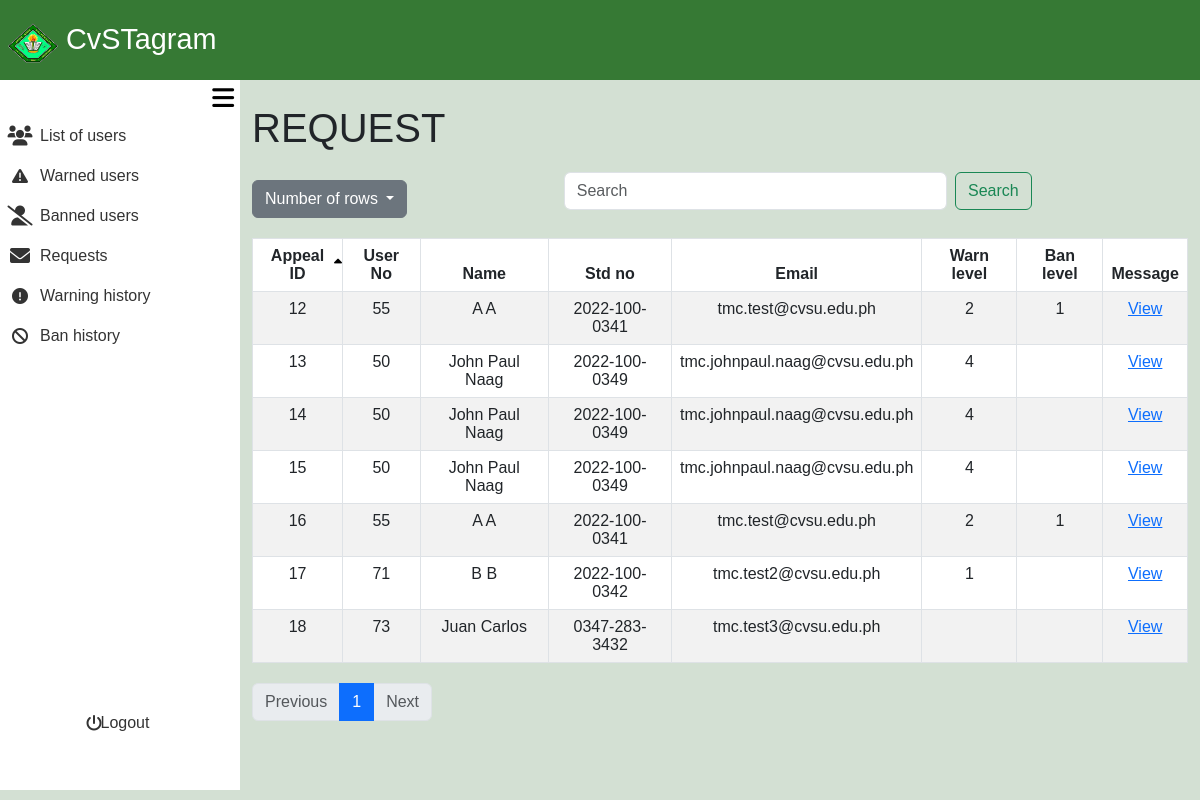
The page /admin_area/request.php on the database as committed earlier.
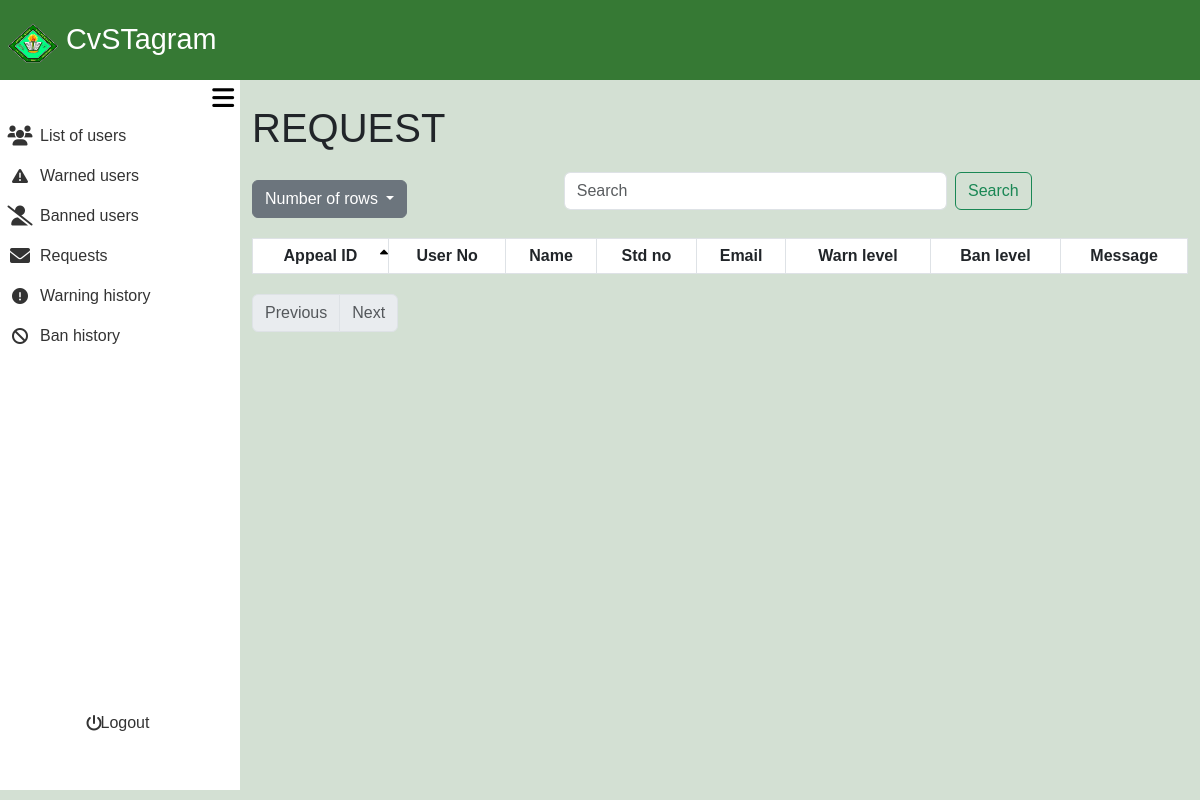
The same page on the database as committed later.
### tables this page shows
CREATE TABLE `appeal` (
  `appeal_id` int(11) NOT NULL,
  `user_no` int(11) NOT NULL,
  `fname` varchar(255) NOT NULL,
  `lname` varchar(255) NOT NULL,
  `email` varchar(255) NOT NULL,
  `student_no` varchar(13) NOT NULL,
  `appeal_no` int(11) NOT NULL,
  `appeal_message` text DEFAULT NULL,
  `user_ban_no` int(11) DEFAULT NULL,
  `user_warning_no` int(11) DEFAULT NULL,
  `timeStamp` timestamp NOT NULL DEFAULT current_timestamp()
);

### admin_area/request.php (the view, shortened to what the rows shown need)
<?php
require_once '../include/connect.php';
require_once '../include/bootsrap.php';
?>
<!DOCTYPE html>
<html lang="en">
<head>
    <link rel="stylesheet" href="admin_dashbaord.css?v=<?php echo time(); ?>">
</head>
<body>
<div class="container-fluid screen">
        <div class="container-fluid content">
        <?php
$search = isset($_GET['search']) ? trim($_GET['search']) : '';
$sort_column = isset($_GET['sort']) ? $_GET['sort'] : 'appeal_id';
$sort_direction = isset($_GET['direction']) && $_GET['direction'] == 'desc' ? 'desc' : 'asc';
$rows_per_page = isset($_GET['rows']) ? intval($_GET['rows']) : 10;
$page = isset($_GET['page']) ? intval($_GET['page']) : 1;
$offset = ($page - 1) * $rows_per_page;
$searchFilter = !empty($search) ? " AND (a.appeal_id LIKE '%$search%' OR a.user_no LIKE '%$search%' OR a.fname LIKE '%$search%' OR a.lname LIKE '%$search%' OR a.email LIKE '%$search%' OR a.student_no LIKE '%$search%')" : "";
$query = "SELECT
    a.appeal_id,
    a.user_no,
    a.fname,
    a.lname,
    a.student_no,
    a.email,
    COALESCE(aw.warning_level, ' ') AS warning_level,
    COALESCE(ab.ban_level, ' ') AS ban_level
FROM
    appeal a
LEFT JOIN
    active_warning aw ON a.user_no = aw.user_no
LEFT JOIN
    active_ban ab ON a.user_no = ab.user_no
    WHERE 1=1 $searchFilter
    ORDER BY $sort_column $sort_direction
    LIMIT $rows_per_page OFFSET $offset
";
$stmt = $con->prepare($query);
$stmt->execute();
$reports = $stmt->get_result();
?>
<div class="container mt-4">
    <h1>REQUEST</h1>
    <table class="table table-bordered table-striped">
        <thead>
            <tr>
                <th scope="col" class="sortable <?php echo ($sort_column == 'appeal_id') ? ($sort_direction == 'asc' ? 'asc' : 'desc') : ''; ?>" onclick="sortTable('appeal_id')">Appeal ID<i class="fa-solid fa-sort-up"></i><i class="fa-solid fa-sort-down"></i></th>
                <th scope="col" class="sortable <?php echo ($sort_column == 'user_no') ? ($sort_direction == 'asc' ? 'asc' : 'desc') : ''; ?>" onclick="sortTable('user_no')">User No</th>
                <th scope="col" class="sortable <?php echo ($sort_column == 'fname') ? ($sort_direction == 'asc' ? 'asc' : 'desc') : ''; ?>" onclick="sortTable('fname')">Name</th>
                <th scope="col" class="sortable <?php echo ($sort_column == 'student_no') ? ($sort_direction == 'asc' ? 'asc' : 'desc') : ''; ?>" onclick="sortTable('student_no')">Std no<i class="fa-solid fa-sort-up"></i><i class="fa-solid fa-sort-down"></i></th>
                <th scope="col" class="sortable <?php echo ($sort_column == 'email') ? ($sort_direction == 'asc' ? 'asc' : 'desc') : ''; ?>" onclick="sortTable('email')">Email</th>
                <th scope="col" class="sortable <?php echo ($sort_column == 'warning_level') ? ($sort_direction == 'asc' ? 'asc' : 'desc') : ''; ?>" onclick="sortTable('warning_level')">Warn level<i class="fa-solid fa-sort-up"></i><i class="fa-solid fa-sort-down"></i></th>
                <th scope="col" class="sortable <?php echo ($sort_column == 'ban_level') ? ($sort_direction == 'asc' ? 'asc' : 'desc') : ''; ?>" onclick="sortTable('ban_level')">Ban level<i class="fa-solid fa-sort-up"></i><i class="fa-solid fa-sort-down"></i></th>
                <th scope="col">Message</th>
            </tr>
        </thead>
        <tbody>
            <?php
            while ($report = $reports->fetch_assoc()): ?>
                <tr>
                    <td><?php echo htmlspecialchars($report['appeal_id']); ?></td>
                    <td><?php echo htmlspecialchars($report['user_no']); ?></td>
                    <td><?php echo htmlspecialchars($report['fname'] . ' ' . $report['lname']); ?></td>
                    <td><?php echo htmlspecialchars($report['student_no']); ?></td>
                    <td><?php echo htmlspecialchars($report['email']); ?></td>
                    <td><?php echo htmlspecialchars($report['warning_level']); ?></td>
                    <td><?php echo htmlspecialchars($report['ban_level']); ?></td>
                    <td><a class="Review_posts text-primary" href="../admin_area/message_request.php?appeal_id=<?php echo htmlspecialchars($report['appeal_id']); ?>">View</a></td>
                </tr>
            <?php endwhile; ?>
        </tbody>
    </table>
</div>
        </div>
    </div>
</body>
</html>

Rows that differ between the two databases and show on the page:
removed appeal: appeal_id "12", user_no "55", fname+lname "A A", student_no "2022-100-0341", email "tmc.test@cvsu.edu.ph", warning_level "2", ban_level "1"
removed appeal: appeal_id "13", user_no "50", fname+lname "John Paul Naag", student_no "2022-100-0349", email "tmc.johnpaul.naag@cvsu.edu.ph", warning_level "4"
removed appeal: appeal_id "14", user_no "50", fname+lname "John Paul Naag", student_no "2022-100-0349", email "tmc.johnpaul.naag@cvsu.edu.ph", warning_level "4"
removed appeal: appeal_id "15", user_no "50", fname+lname "John Paul Naag", student_no "2022-100-0349", email "tmc.johnpaul.naag@cvsu.edu.ph", warning_level "4"
removed appeal: appeal_id "16", user_no "55", fname+lname "A A", student_no "2022-100-0341", email "tmc.test@cvsu.edu.ph", warning_level "2", ban_level "1"
removed appeal: appeal_id "17", user_no "71", fname+lname "B B", student_no "2022-100-0342", email "tmc.test2@cvsu.edu.ph", warning_level "1"
removed appeal: appeal_id "18", user_no "73", fname+lname "Juan Carlos", student_no "0347-283-3432", email "tmc.test3@cvsu.edu.ph"
Other text that changed with them:
list line gone: "1"
